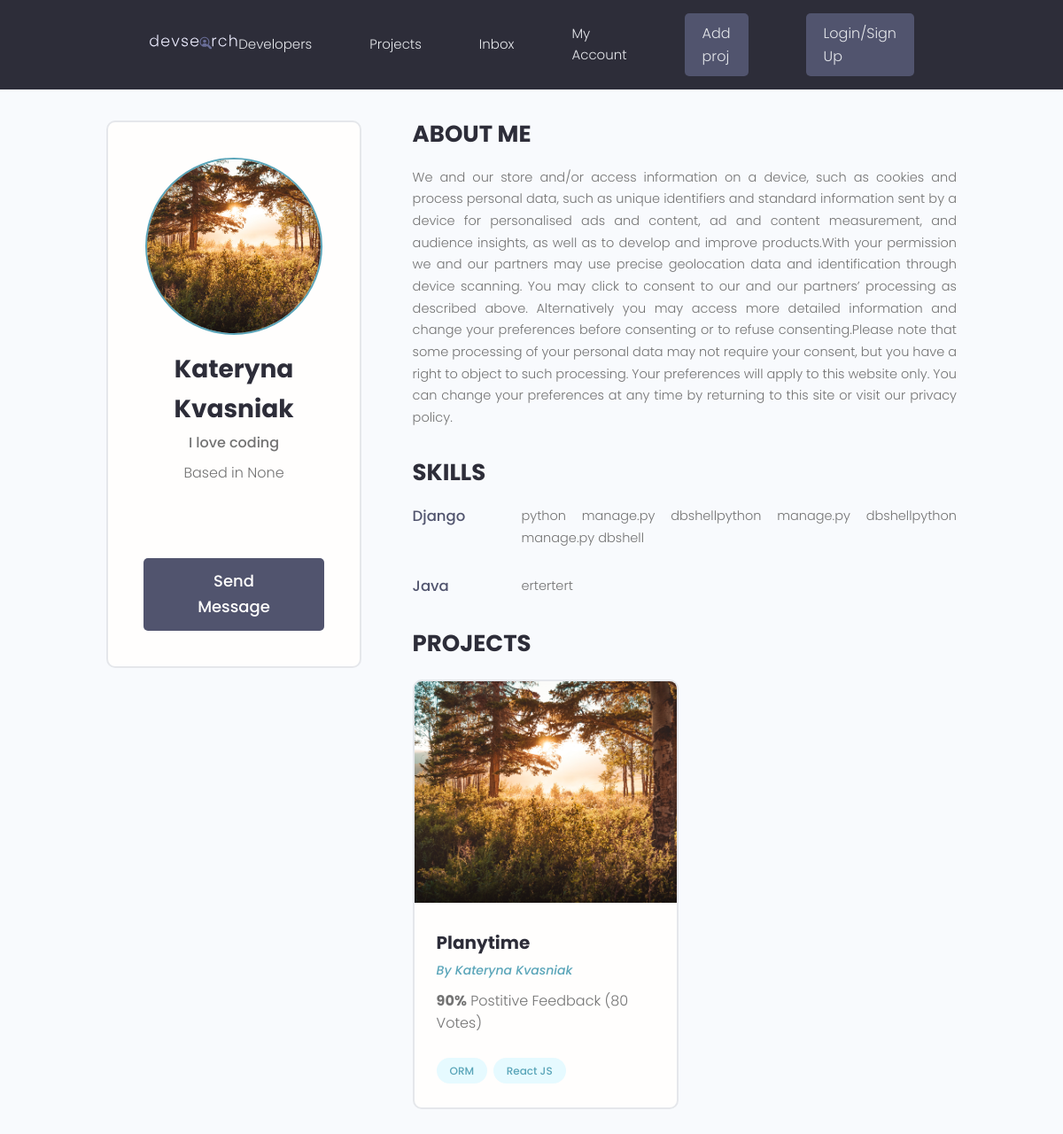
Screenshot of /profile/d5fba086-518d-4095-8df0-ddbdce405dd4/ with the database file from the repository.
### users/models.py (models this page shows, shortened)
class Profile(models.Model):
    user = models.OneToOneField(User, on_delete=models.CASCADE, null=True, blank=True)
    name = models.CharField(max_length=200, blank=True, null=True)
    email = models.EmailField(max_length=500, blank=True, null=True)
    username = models.CharField(max_length=200, blank=True, null=True)
    short_intro = models.CharField(max_length=200, blank=True, null=True)
    location = models.CharField(max_length=200, blank=True, null=True)
    bio = models.TextField(blank=True, null=True)
    profile_image = models.ImageField(null=True, blank=True, upload_to='profiles/', default='profiles/user-default.png')
    social_github = models.CharField(max_length=200, blank=True, null=True)
    social_linkedin = models.CharField(max_length=200, blank=True, null=True)
    social_twitter = models.CharField(max_length=200, blank=True, null=True)
    social_youtube = models.CharField(max_length=200, blank=True, null=True)
    social_website = models.CharField(max_length=200, blank=True, null=True)
    created = models.DateTimeField(auto_now_add=True)
    id = models.UUIDField(editable=False, default=uuid.uuid4, unique=True, primary_key=True)

class Skill(models.Model):
    owner = models.ForeignKey(Profile, on_delete=models.CASCADE, null=True, blank=True)
    name = models.CharField(max_length=200, blank=True, null=True)
    description = models.TextField(blank=True, null=True)
    id = models.UUIDField(unique=True, primary_key=True, default=uuid.uuid4, editable=False)
    created = models.DateTimeField(auto_now_add=True)
    def __str__(self):
        return str(self.name)

### projects/models.py (models this page shows, shortened)
class Project(models.Model):
    owner = models.ForeignKey(Profile, on_delete=models.SET_NULL, blank=True, null=True)
    title = models.CharField(max_length=200)
    description = models.TextField()
    demo_link = models.CharField(max_length=2000, null=True, blank=True)
    source_link = models.CharField(max_length=2000, null=True, blank=True)
    featured_image = models.ImageField(null=True, blank=True, default="default.jpg")
    created = models.DateTimeField(auto_now_add=True)
    id = models.UUIDField(unique=True, primary_key=True, default=uuid.uuid4, editable=False)
    tags = models.ManyToManyField('Tag', blank=True)
    vote_total = models.IntegerField(default=0, null=True, blank=True)
    vote_ratio = models.IntegerField(default=0, null=True, blank=True)

class Tag(models.Model):
    name = models.CharField(max_length=200)
    created = models.DateTimeField(auto_now_add=True)
    id = models.UUIDField(unique=True, primary_key=True, editable=False, default=uuid.uuid4)
    def __str__(self):
        return self.name

### users/views.py (the view)
# urls.py: path('profile/<str:pk>/', views.userProfile, name="user-profile"),
def userProfile(request, pk):
    profile = Profile.objects.get(id=pk)
    context = { 'profile': profile }
    return render(request, 'users/user-profile.html', context)

### users/templates/users/user-profile.html (shortened to what this page needs)
{% extends 'main.html' %}
{% block content %}
 <main class="profile my-md">
    <div class="container">
      <div class="layout">
        <div class="column column--1of3">
          <div class="card text-center">
            <div class="card__body dev">
              <img class="avatar avatar--xl" src="{{ profile.profile_image.url }}" />
              <h2 class="dev__name">{{profile.name}}</h2>
              <p class="dev__title">{{ profile.short_intro }}</p>
              <p class="dev__location">Based in {{profile.location }}</p>
              <ul class="dev__social">
              </ul>
              <a href="#" class="btn btn--sub btn--lg">Send Message </a>
            </div>
          </div>
        </div>
        <div class="column column--2of3">
          <div class="devInfo">
            <h3 class="devInfo__title">About Me</h3>
            <p class="devInfo__about">{{ profile.bio }}</p>
          </div>
          <div class="devInfo">
            <h3 class="devInfo__title">Skills</h3>
            <div class="devInfo__skills">
                {% for skill in profile.skill_set.all %}
                {% if skill.description %}
                    <div class="devSkill">
                        <h4 class="devSkill__title">{{ skill }}</h4>
                        <p class="devSkill__info">
                            {{ skill.description }}
                        </p>
                    </div>
                 {% endif %}
              {% endfor %}
            </div>
          </div>
          <div class="devInfo">
            <h3 class="devInfo__title">Projects</h3>
            <div class="grid grid--two">
            {% for project in profile.project_set.all %}
              <div class="column">
                <div class="card project">
                  <a href="{% url 'project' project.id %}" class="project">
                    <img class="project__thumbnail" src="{{ project.featured_image.url }}" alt="project thumbnail" />
                    <div class="card__body">
                      <h3 class="project__title">{{project.title}}</h3>
                      <p><a class="project__author" href="profile.html">By {{profile.name}}</a></p>
                      <p class="project--rating">
                        <span style="font-weight: bold;">{{project.vote_ratio}}%</span> Postitive
                        Feedback ({{ project.vote_total }} Vote{{project.vote_total|pluralize:"s"}})
                      </p>
                      <div class="project__tags">
                        {% for tag in project.tags.all %}
                        <span class="tag tag--pill tag--main">
                          <small>{{tag}}</small>
                        </span>
                        {% endfor %}
                      </div>
                    </div>
                  </a>
                </div>
              </div>
              {% endfor %}
            </div>
          </div>
        </div>
      </div>
    </div>
  </main>
{% endblock %}

### static/styles/app.css (style rules this page uses)
:root { --color-sub: #2d2d39; }
.btn--sub { background-color: var(--color-sub-light); }
.card { border: 2px solid var(--color-light); }
img { width: 100%; }
.profile .card > .dev { padding: 4rem; }
.dev__name { color: var(--color-sub); font-size: 2.8rem; font-weight: 700; margin-top: 1rem; margin-bottom: 0.5rem; }
.dev__title { font-size: 1.6rem; font-weight: 500; line-height: 1.3; }
.dev__location { margin-top: 1rem; }
.dev__social { margin: 3rem 0; list-style: none; display: flex; justify-content: center; gap: 1.5rem; }
.devInfo { margin-bottom: 3rem; }
.devInfo__title, .devInfo__subtitle { font-size: 2.6rem; color: var(--color-sub); text-transform: uppercase; font-weight: 700; margin-bottom: 1.5rem; }
.devInfo__about, .devSkill__info { font-size: 1.45rem; line-height: 1.7; text-align: justify; }
.devSkill { margin-bottom: 3rem; }
.devSkill__title { font-size: 1.65rem; font-weight: 500; color: var(--color-sub-light); }
@media screen and (min-width: 700px) { .devSkill { display: flex; justify-content: space-between; gap: 3rem; } }
@media screen and (min-width: 700px) { .devSkill__info { flex-basis: 80%; } }
.project__author { font-size: 1.4rem; font-style: italic; }
.project--rating { margin-bottom: 1.6em; margin-top: .5em; }
.project__thumbnail { height: 25rem; object-fit: cover; object-position: top center; }
.project__title { font-size: 2rem; font-weight: 700; color: var(--color-sub); }

### static/uikit/styles/modules/_variables.css (style rules this page uses)
:root { --color-main: #5aa5b9; --color-main-light: #e6faff; --color-sub: #3f4156; --color-sub-light: #51546e; --color-sub-lighter: #ededfd; --color-text: #737373; --color-gray: #8b8b8b; --color-light: #e5e7eb; --color-light-gray: #767676; --color-bg: #f8fafd; --color-white: #fffefd; --color-white-light: #f3f3f3; --color-success: #359e64; --color-success-bg: #def8e8; --color-error: #fc4b0b; --color-error-bg: #fff2ee; --font-base: 'Poppins', arial, helvetica, 'Segoe UI', roboto, ubuntu, sans-serif; --font-monospace: 'Fira Code', 'Courier New', courier, monospace; --font-regular: 300; --font-medium: 500; --font-bold: 700; --generic-shadow: 1px 1px 5px #00000010; --generic-transition: all 0.3s ease-in-out; }

### static/uikit/styles/modules/_base.css (style rules this page uses)
* { margin: 0; padding: 0; box-sizing: border-box; text-rendering: optimizeLegibility; color: inherit; font-size: inherit; }
html { font-size: 50%; }
@media only screen and (min-width: 480px) { html { font-size: 56.25%; } }
@media only screen and (min-width: 1200px) { html { font-size: 62.5%; } }
body { line-height: 1.6; font-weight: 400; font-size: 1.5rem; color: var(--color-text); background-color: var(--color-bg); min-height: 100vh; }

### static/uikit/styles/modules/_typography.css (style rules this page uses)
* { font-family: var(--font-base); }
h2 { font-size: 3.6rem; font-weight: var(--font-bold); }
h3 { font-size: 3.2rem; font-weight: var(--font-medium); }
h4 { font-size: 2.8rem; font-weight: var(--font-medium); }
p, span, strong { font-size: 1.6rem; color: var(--color-text); font-weight: var(--font-regular); }
a { padding-bottom: 2px; text-decoration: none; display: inline-block; color: var(--color-main); font-weight: var(--font-medium); }

### static/uikit/styles/modules/_utilities.css (style rules this page uses)
.container { width: 92%; max-width: 165rem; margin: 0 auto; box-sizing: border-box; }
@media screen and (min-width: 1000px) { .container { width: 90%; } }
@media screen and (min-width: 1200px) { .container { width: 80%; } }
.text-center { text-align: center; }
.my-md { margin: 3rem auto; }

### static/uikit/styles/modules/_avatar.css (style rules this page uses)
.avatar { border-radius: 50%; border: 2px solid var(--color-main); object-fit: cover; }
.avatar--xl { height: 20rem; width: 20rem; }

### static/uikit/styles/modules/_button.css (style rules this page uses)
.btn { display: inline-block; position: relative; cursor: pointer; background-color: var(--color-light); font-weight: var(--font-medium); color: var(--color-sub); text-decoration: none; padding: 1rem 2rem; border-radius: 0.5rem; border: none; width: -webkit-fit-content; width: -moz-fit-content; width: fit-content; height: -webkit-fit-content; height: -moz-fit-content; height: fit-content; font-size: 1.6rem; outline-width: 0; outline-color: transparent; -webkit-backface-visibility: hidden; backface-visibility: hidden; transition: all 0.3s ease-in-out; }
.btn--sub { background-color: var(--color-sub); color: var(--color-white); }
.btn--lg { font-size: 1.8rem; padding: 1.2rem 4.5rem; }

### static/uikit/styles/modules/_card.css (style rules this page uses)
.card { border-radius: 1rem; background-color: var(--color-white); border: 1.5px solid var(--color-light); width: auto; height: auto; margin-top: 0.5rem; margin-bottom: 0.5rem; overflow: hidden; }
.card__body, .card__header { padding: 2rem 2.5rem; }

### rows the page displays
Profile: profile_image (picture), name "Kateryna Kvasniak", short_intro "I love coding", location "None", bio "We and our store and/or access information on a device, such as cookies and process personal data, such as unique identifiers and standard information sent by a device for personalised ads and content, ad and content measurement, and audience insights, as well as to develop and improve products.With your permission we and our partners may use precise geolocation data and identification through device scanning. You may click to consent to our and our partners’ processing as described above. Alternatively you may access more detailed information and change your preferences before consenting or to refuse consenting.Please note that some processing of your personal data may not require your…"
Skill: name "Django", description "python manage.py dbshellpython manage.py dbshellpython manage.py dbshell"
Skill: name "Java", description "ertertert"
Project: featured_image (picture), title "Planytime", vote_ratio "90", vote_total "80"
Tag: name "ORM"
Tag: name "React JS"
